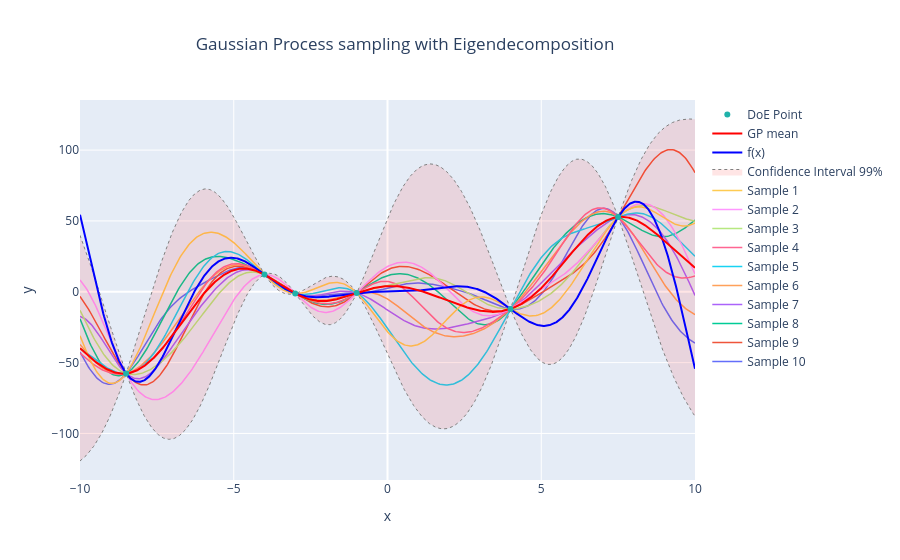

This figure's notebook cell:
### Code cell
fig = go.Figure()
fig = plot_trajectories(X_plot, X_doe, Y_doe, X_data, traj_eig, "Eigendecomposition")
fig.show()

### Figure 1 — Plotly figure (JSON) as saved in the notebook; plotly's stock layout.template omitted (floating-point values rounded to 4 significant figures; data arrays with more than 128 entries replaced by an {"elided": "..."} marker saying what was removed)
{"data": [{"line": {"dash": "solid", "width": 1.5}, "name": "Sample 10", "showlegend": true, "type": "scatter", "x": {"elided": "500 float values"}, "y": {"elided": "500 float values"}}, {"line": {"dash": "solid", "width": 1.5}, "name": "Sample 9", "showlegend": true, "type": "scatter", "x": {"elided": "500 float values"}, "y": {"elided": "500 float values"}}, {"line": {"dash": "solid", "width": 1.5}, "name": "Sample 8", "showlegend": true, "type": "scatter", "x": {"elided": "500 float values"}, "y": {"elided": "500 float values"}}, {"line": {"dash": "solid", "width": 1.5}, "name": "Sample 7", "showlegend": true, "type": "scatter", "x": {"elided": "500 float values"}, "y": {"elided": "500 float values"}}, {"line": {"dash": "solid", "width": 1.5}, "name": "Sample 6", "showlegend": true, "type": "scatter", "x": {"elided": "500 float values"}, "y": {"elided": "500 float values"}}, {"line": {"dash": "solid", "width": 1.5}, "name": "Sample 5", "showlegend": true, "type": "scatter", "x": {"elided": "500 float values"}, "y": {"elided": "500 float values"}}, {"line": {"dash": "solid", "width": 1.5}, "name": "Sample 4", "showlegend": true, "type": "scatter", "x": {"elided": "500 float values"}, "y": {"elided": "500 float values"}}, {"line": {"dash": "solid", "width": 1.5}, "name": "Sample 3", "showlegend": true, "type": "scatter", "x": {"elided": "500 float values"}, "y": {"elided": "500 float values"}}, {"line": {"dash": "solid", "width": 1.5}, "name": "Sample 2", "showlegend": true, "type": "scatter", "x": {"elided": "500 float values"}, "y": {"elided": "500 float values"}}, {"line": {"dash": "solid", "width": 1.5}, "name": "Sample 1", "showlegend": true, "type": "scatter", "x": {"elided": "500 float values"}, "y": {"elided": "500 float values"}}, {"line": {"color": "gray", "dash": "dot", "width": 1}, "showlegend": false, "type": "scatter", "x": {"elided": "1000 float values"}, "y": {"elided": "1000 float values"}}, {"fill": "tonexty", "fillcolor": "rgba(255, 0, 0, 0.1)", "line": {"color": "gray", "dash": "dot", "width": 1}, "name": "Confidence Interval 99%", "type": "scatter", "x": {"elided": "1000 float values"}, "y": {"elided": "1000 float values"}}, {"marker": {"color": "blue"}, "mode": "lines", "name": "f(x)", "type": "scatter", "x": {"elided": "1000 float values"}, "y": {"elided": "1000 float values"}}, {"marker": {"color": "red"}, "mode": "lines", "name": "GP mean", "type": "scatter", "x": {"elided": "1000 float values"}, "y": {"elided": "1000 float values"}}, {"marker": {"color": "lightseagreen"}, "mode": "markers", "name": "DoE Point", "type": "scatter", "x": [-8.5, -4.0, -3.0, -1.0, 4.0, 7.5], "y": [-57.69, 12.11, -1.27, -0.8415, -12.11, 52.76]}], "layout": {"title": {"text": "Gaussian Process sampling with Eigendecomposition", "x": 0.45}, "xaxis": {"title": {"text": "x"}}, "yaxis": {"title": {"text": "y"}}}}
